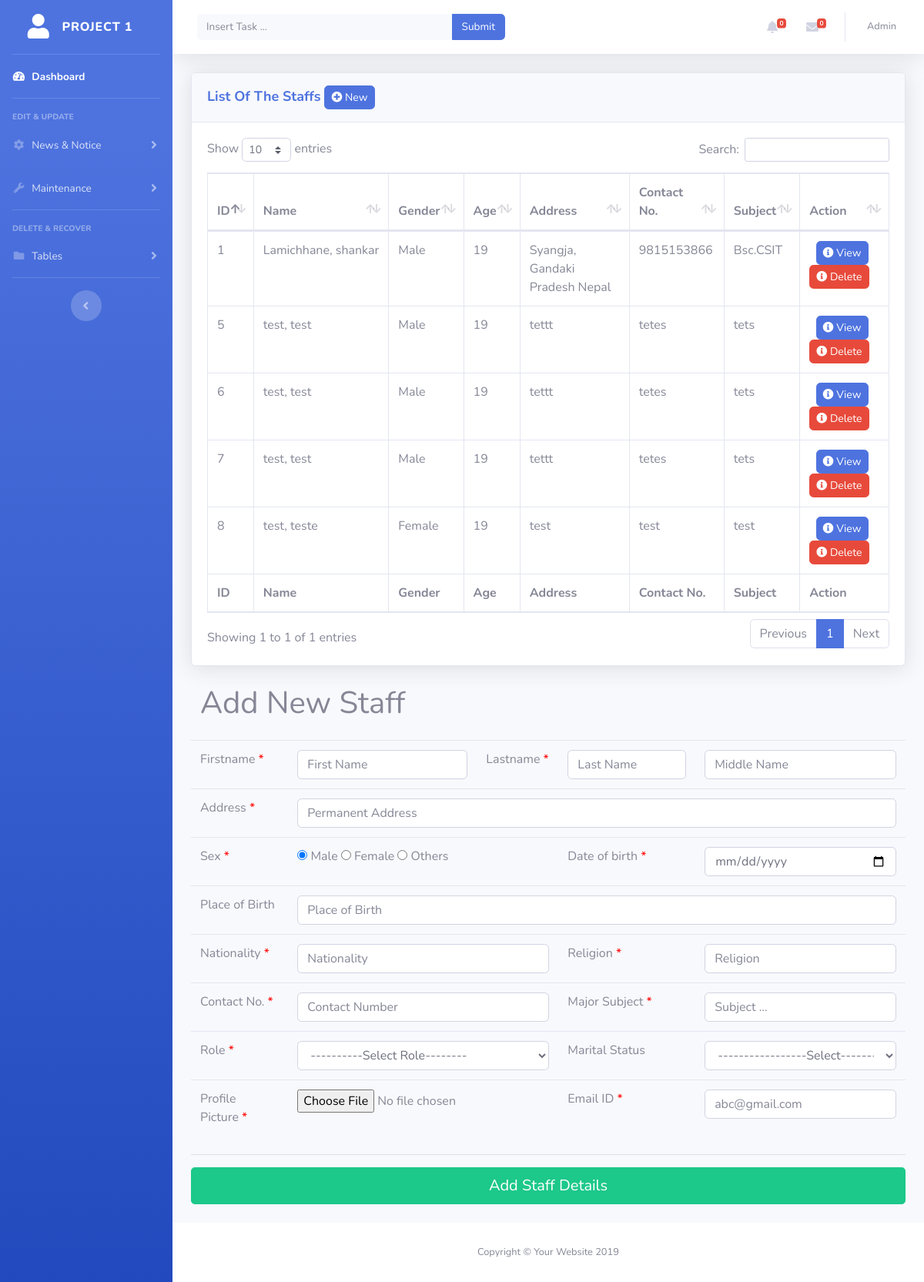
The page /admin_panel/setTeacher.php (signed in) on the database its author committed.
### tables this page shows
CREATE TABLE `staff_details` (
  `staff_id` int(11) NOT NULL,
  `firstname` varchar(255) NOT NULL,
  `lastname` varchar(255) NOT NULL,
  `middlename` varchar(40) NOT NULL,
  `paddress` varchar(255) NOT NULL,
  `sex` varchar(45) NOT NULL,
  `dob` date NOT NULL,
  `birthplace` varchar(255) NOT NULL,
  `nationality` varchar(45) NOT NULL,
  `religion` varchar(44) NOT NULL,
  `contact` varchar(20) NOT NULL,
  `staff_role` varchar(255) NOT NULL,
  `maritalstatus` varchar(40) NOT NULL,
  `subject` varchar(255) NOT NULL,
  `file` varchar(255) NOT NULL,
  `email` varchar(255) NOT NULL,
  `value` int(11) NOT NULL
);

### admin_panel/setTeacher.php (the view, shortened to what this page needs)
<?php include'includes/header.php'?>
<div class="container-fluid">
  <div class="row ">
    <div class="col-md-12">
      <div class="card shadow mb-4">
           <div class="card-header py-3">
            <h6 class="m-0 font-weight-bold text-primary" style="font-size:18px">List Of The Staffs <a href="#add_new_staff" class="btn btn-primary btn-sm rounded">  <i class="fa fa-plus-circle fw-fa"></i> New</a></h6>
          </div>
          <div class="card-body">
              <div class="table-responsive">
                <table class="table table-bordered" id="dataTable" width="100%" cellspacing="0">
                  <thead>
                      <tr>
                          <th>ID</th>
                          <th>Name</th>
                          <th>Gender</th>
                          <th>Age</th>
                          <th>Address</th>
                          <th>Contact No.</th>
                          <th>Subject</th>
                          <th>Action</th>
                      </tr>
                  </thead>
                  <tfoot>
                    <tr>
                          <th>ID</th>
                          <th>Name</th>
                          <th>Gender</th>
                          <th>Age</th>
                          <th>Address</th>
                          <th>Contact No.</th>
                          <th>Subject</th>
                          <th>Action</th>
                    </tr>
                  </tfoot>
                  <?php
                  include"includes/config.php";
                      $sql = "SELECT * FROM `staff_details`";
                      $result = mysqli_query($conn, $sql);
                      $staffs = mysqli_fetch_all($result, MYSQLI_ASSOC);
                   ?>
                   <?php foreach ($staffs as $staff): ?>
                      <?php
                      $date1 = date_create($staff['dob']);
                      $date2 = date_create('now');
                       $age = date_diff($date1,$date2)->y;
                       ?>
                       <tbody>
                      <tr>
                          <td><?php echo $staff['staff_id']; ?></td>
                          <td><?php echo $staff['lastname']; ?>,&nbsp;<?php echo $staff['firstname']; ?></td>
                          <td><?php echo $staff['sex']; ?></td>
                           <td><?php echo $age; ?></td>
                          <td><?php echo $staff['paddress']; ?></td>
                          <td><?php echo $staff['contact']; ?></td>
                          <td><?php echo $staff['subject']; ?></td>
                          <td>&nbsp;&nbsp;<a href="viewdetails.php?id=<?php echo $staff['s_id']; ?>"  class="btn btn-primary btn-sm rounded" ><i class="fa fa-info-circle"></i> View</a>&nbsp;&nbsp;<a href="setTeacher.php?delete&&id=<?php echo $staff['s_id']; ?>"  class="btn btn-danger btn-sm rounded" >  <i class="fa fa-info-circle"></i> Delete</a></td>
                      </tr>
                      </tbody>
                       <?php endforeach; ?>
              </table>
            </div>
          </div>
        </div>
      </div>
      <div class="col-md-12" >
       <form enctype="multipart/form-data" action="<?php echo htmlspecialchars($_SERVER['PHP_SELF']);?>" class="form-horizontal well" method="post" >
  <div class="table-responsive">
     <div class="col-md-12 justify-content-between mb-4" id="add_new_staff"><h1 class="h1 mb-0 text-gray-1000">Add New Staff</h1></div>
    <table class="table">
            <tr>
        <td><label>Firstname<span style="color:red">&nbsp;*</span></label></td>
        <td>
          <input required="true"  class="form-control input-md" id="firstname" name="firstname" placeholder="First Name" type="text">
        </td>
        <td><label>Lastname<span style="color:red">&nbsp;*</span></label></td>
        <td colspan="2">
          <input required="true"  class="form-control input-md" id="lastname" name="lastname" placeholder="Last Name" type="text" >
        </td>
        <td>
          <input class="form-control input-md" id="middlename" name="middlename" placeholder="Middle Name"  maxlength="10" type="text">
        </td>
      </tr>
      <tr>
        <td><label>Address<span style="color:red">&nbsp;*</span></label></td>
        <td colspan="5"  >
        <input required="true"  class="form-control input-md" id="paddress" name="paddress" placeholder="Permanent Address" type="text">
        </td>
      </tr>
      <tr>
        <td ><label>Sex<span style="color:red">&nbsp;*</span></label></td>
        <td colspan="2">
          <label>
            <input checked id="optionsRadios1" name="gender" type="radio" value="Male"> Male
            <input id="optionsRadios2" name="gender" type="radio" value="Female"> Female
             <input id="optionsRadios3" name="gender" type="radio" value="Others"> Others
          </label>
        </td>
        <td ><label>Date of birth<span style="color:red">&nbsp;*</span></label></td>
        <td colspan="2">
        <div class="input-group" >
                  <input  required="true" name="dob"  id="dob"  type="date" class="form-control input-md"  placeholder="mm/dd/yyyy"  data-inputmask="'alias': 'mm/dd/yyyy'" data-mask>
           </div>
        </td>
      </tr>
      <tr><td><label>Place of Birth</label></td>
        <td colspan="5">
        <input class="form-control input-md" id="birthplace" name="birthplace" placeholder="Place of Birth " type="text">
         </td>
      </tr>
      <tr>
        <td><label>Nationality<span style="color:red">&nbsp;*</span></label></td>
        <td colspan="2"><input class="form-control input-md" id="nationality" name="nationality" placeholder="Nationality " type="text">
              </td>
        <td><label>Religion<span style="color:red">&nbsp;*</span></label></td>
        <td colspan="2"><input  class="form-control input-md" id="religion" name="religion" placeholder="Religion " type="text">
        </td>
      </tr>
      <tr>
      <td><label>Contact No.<span style="color:red">&nbsp;*</span></label></td>
        <td colspan="2"><input class="form-control input-md" id="contact" name="contact" placeholder="Contact Number " type="text">
        </td>
        <td><label>Major Subject<span style="color:red">&nbsp;*</span></label></td>
        <td colspan="2"><input class="form-control input-md" id="subject" name="subject" placeholder="Subject ..." type="text">
              </td>
      </tr>
      <tr>
      <td><label>Role<span style="color:red">&nbsp;*</span></label></td>
        <td colspan="2">
          <select class="form-control input-sm" name="staff_role">
               <option selected class="text-white">----------Select Role--------</option>
            </select>
        </td>
        <td><label>Marital Status</label></td>
        <td colspan="2">
          <select class="form-control input-sm" name="maritalstatus">
            <option selected class="text-white">-----------------Select----------------</option>
          </select>
        </td>
      </tr>
      <tr>
        <td><label>Profile Picture<span style="color:red">&nbsp;*</span></label></td>
        <td colspan="2">
          <input class="custume-file" id="biodata" name="file"  type="file">
        </td>
        <td><label>Email ID<span style="color:red">&nbsp;*</span></label></td>
        <td colspan="2"><input  class="form-control input-md" id="Email" name="email" placeholder="abc@gmail.com" type="email"></td>
      </tr>
    </table><hr>
     <input class="btn btn-success btn-lg btn-block" name="submit" type="submit" value="Add Staff Details">
  </div><br>
</form>
      </div>
  </div>
</div>
    <?php include"includes/footer.php"; ?>

### rows shown on the page
staff_details: staff_id "1", lastname "Lamichhane", firstname "shankar", sex "Male", dob "19", paddress "Syangja, Gandaki Pradesh Nepal", contact "9815153866", subject "Bsc.CSIT"
staff_details: staff_id "5", lastname "test", firstname "test", sex "Male", dob "19", paddress "tettt", contact "tetes", subject "tets"
staff_details: staff_id "6", lastname "test", firstname "test", sex "Male", dob "19", paddress "tettt", contact "tetes", subject "tets"
staff_details: staff_id "7", lastname "test", firstname "test", sex "Male", dob "19", paddress "tettt", contact "tetes", subject "tets"
staff_details: staff_id "8", lastname "test", firstname "teste", sex "Female", dob "19", paddress "test", contact "test", subject "test"
